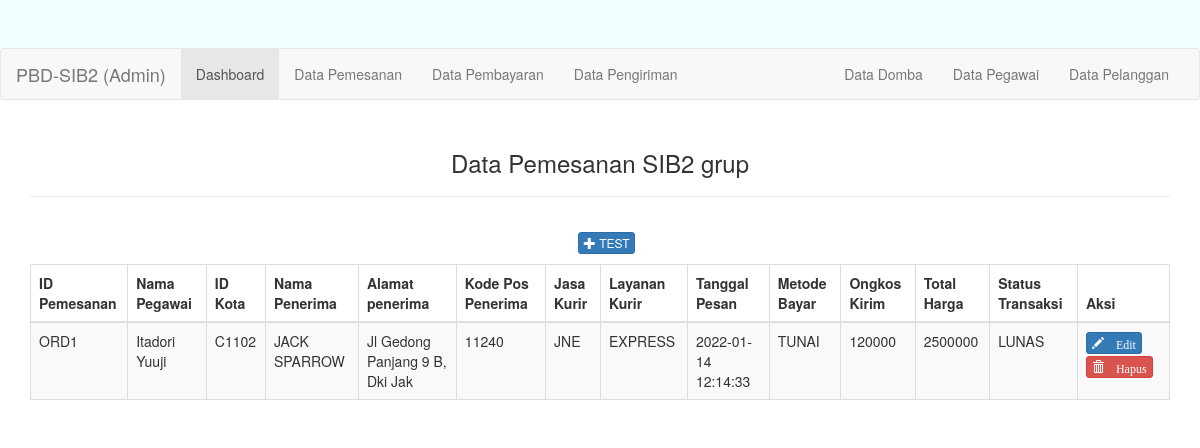
The app's page /pemesanan.php with its own data.
### tables this page shows
CREATE TABLE `pemesanan` (
  `ID_PEMESANAN` char(5) NOT NULL,
  `ID_PEGAWAI` char(5) NOT NULL,
  `ID_KOTA` char(5) NOT NULL,
  `NAMA_PENERIMA` varchar(30) NOT NULL,
  `ALAMAT_PENERIMA` varchar(30) NOT NULL,
  `KODE_POS_PENERIMA` char(5) NOT NULL,
  `JASA_KURIR` varchar(15) NOT NULL,
  `LAYANAN_KURIR` varchar(50) NOT NULL,
  `TGL_PESAN` timestamp NOT NULL DEFAULT current_timestamp() ON UPDATE current_timestamp(),
  `JENIS_BAYAR` varchar(50) NOT NULL,
  `ONGKOS_KIRIM` decimal(12,0) NOT NULL,
  `TOTAL_HARGA` decimal(12,0) NOT NULL,
  `STATUS_TRANSAKSI` varchar(50) NOT NULL
);

CREATE TABLE `pegawai` (
  `ID_PEGAWAI` char(5) NOT NULL,
  `NAMA_PEGAWAI` varchar(30) NOT NULL,
  `ALAMAT_PEGAWAI` varchar(50) NOT NULL,
  `KODEPOS_PEGAWAI` char(5) NOT NULL,
  `USERNAMEPEG` varchar(15) NOT NULL,
  `PASSWORDPEG` varchar(18) NOT NULL,
  `STATUS_PEGAWAI` char(1) NOT NULL
);

### pemesanan.php (the view, shortened to what this page needs)
<?php
require_once 'config/database.php';
$query = "
SELECT
A.ID_PEMESANAN,
B.NAMA_PEGAWAI,
A.ID_KOTA,
A.NAMA_PENERIMA,
A.ALAMAT_PENERIMA,
A.KODE_POS_PENERIMA,
A.JASA_KURIR,
A.LAYANAN_KURIR,
A.TGL_PESAN,
A.JENIS_BAYAR,
A.ONGKOS_KIRIM,
A.TOTAL_HARGA,
A.STATUS_TRANSAKSI
from pemesanan A INNER JOIN pegawai B
ON A.ID_PEGAWAI=B.ID_PEGAWAI
GROUP BY A.ID_PEMESANAN
";
$sql = mysqli_query($db, $query);
?>
<!DOCTYPE html>
<html>
	<head>
		<link rel="stylesheet" type="text/css" href="asset/css/bootstrap.min.css">
	</head>
	<body>
	<div class="jumbotron text-center" style="background:azure; height: 100px;">
	<nav class="navbar navbar-default">
  <div class="container-fluid">
    <div class="navbar-header">
      <a class="navbar-brand" href="#">PBD-SIB2 (Admin)</a>
    </div>
    <div class="collapse navbar-collapse" id="bs-example-navbar-collapse-1">
      <ul class="nav navbar-nav">
        <li class="active"><a href="./">Dashboard<span class="sr-only">(current)</span></a></li>
		<li><a href="./pemesanan.php">Data Pemesanan</a></li>
		<li><a href="./pembayaran.php">Data Pembayaran</a></li>
        <li><a href="./pengiriman.php">Data Pengiriman</a></li>
      </ul>
      <ul class="nav navbar-nav navbar-right">
	  <li><a href="./domba.php">Data Domba</a></li>
	  <li><a href="./pegawai.php">Data Pegawai</a></li>
	  <li><a href="./pelanggan.php">Data Pelanggan</a></li>
      </ul>
    </div>
  </div>
</nav>
	</div>
		<div class="container">
			<div class="row">
				<div class="col-xs-12 col-sm-12 col-md-12">
					<div class="text-center">
						<h3>Data Pemesanan SIB2 grup</h3><hr>
						<p style="padding:10pt 0pt 0pt 10pt;">
							<a href="pages/tambah_domba.php" class="btn btn-xs btn-primary"><span class="glyphicon glyphicon-plus"></span> TEST </a>
						</p>
					</div>
					<div class="table-responsive">
						<table class="table table-striped table-bordered">
							<thead>
								<tr>
									<th>ID Pemesanan</th>
									<th>Nama Pegawai</th>
									<th>ID Kota</th>
									<th>Nama Penerima</th>
									<th>Alamat penerima</th>
									<th>Kode Pos Penerima</th>
									<th>Jasa Kurir</th>
									<th>Layanan Kurir</th>
									<th>Tanggal Pesan</th>
									<th>Metode Bayar</th>
									<th>Ongkos Kirim</th>
									<th>Total Harga</th>
									<th>Status Transaksi</th>
									<th>Aksi</th>
								</tr>
							</thead>
							<tbody>
							<?php foreach ($sql as $member) : ?>
								<tr>
									<td><?php echo $member['ID_PEMESANAN']; ?></td>
									<td><?php echo $member['NAMA_PEGAWAI']; ?></td>
									<td><?php echo $member['ID_KOTA']; ?></td>
									<td><?php echo $member['NAMA_PENERIMA']; ?></td>
									<td><?php echo $member['ALAMAT_PENERIMA']; ?></td>
									<td><?php echo $member['KODE_POS_PENERIMA']; ?></td>
									<td><?php echo $member['JASA_KURIR']; ?></td>
									<td><?php echo $member['LAYANAN_KURIR']; ?></td>
									<td><?php echo $member['TGL_PESAN']; ?></td>
									<td><?php echo $member['JENIS_BAYAR']; ?></td>
									<td><?php echo $member['ONGKOS_KIRIM']; ?></td>
									<td><?php echo $member['TOTAL_HARGA']; ?></td>
									<td><?php echo $member['STATUS_TRANSAKSI']; ?></td>
									<td>
										<a href="pages/edit_domba.php?id=<?php echo $member['ID_PEMESANAN']; ?>
										" class="btn btn-xs btn-primary"><span class="glyphicon glyphicon-pencil"> Edit</span></a>
										<a href="process/hapus_domba_proses.php?id=<?php echo $member['ID_PEMESANAN']; ?>
										" class="btn btn-xs btn-danger"><span class="glyphicon glyphicon-trash"> Hapus</span></a>
									</td>
								</tr>
							<?php endforeach; ?>
							</tbody>
						</table>
					</div>
				</div>
			</div>
		</div>
	</body>
</html>

### records on screen
pemesanan: ID_PEMESANAN "ORD1", ID_PEGAWAI.NAMA_PEGAWAI "Itadori Yuuji", ID_KOTA "C1102", NAMA_PENERIMA "JACK SPARROW", ALAMAT_PENERIMA "Jl Gedong Panjang 9 B, Dki Jak", KODE_POS_PENERIMA "11240", JASA_KURIR "JNE", LAYANAN_KURIR "EXPRESS", TGL_PESAN "2022-01-14 12:14:33", JENIS_BAYAR "TUNAI", ONGKOS_KIRIM "120000", TOTAL_HARGA "2500000", STATUS_TRANSAKSI "LUNAS"
